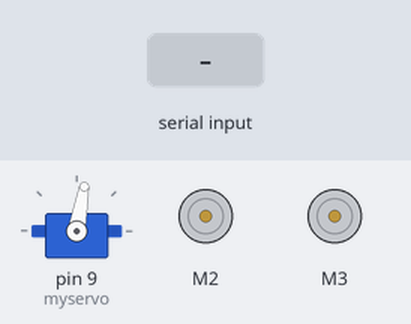
The sketch below on a simulated Arduino Uno, built with avr-gcc and run on an emulated ATmega328P. Parts: servo, 2 × DC motor (green arrow = forward, orange = backward, longer = faster). Inputs (shaded band) come from the test bench.

Above: at 1.2 s.
1.3 s: "c" received over Serial
At 1.5 s:
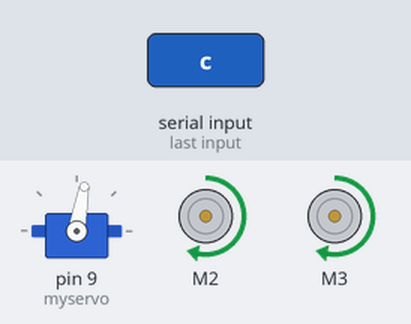
At 2.1 s:
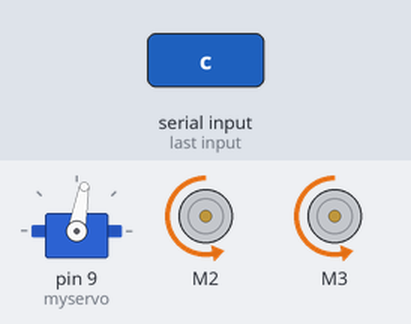
3.8 s: "b" received over Serial
At 4.4 s:
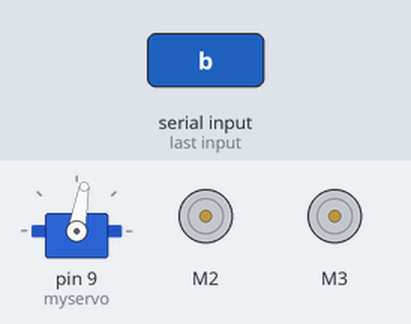
Timing chart, 0 to 6.8 s (numbered marks = the images above; inputs shaded):
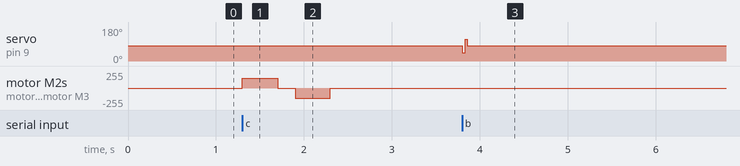

The sketch:

ultrasonic_sketch.ino
```cpp
#include <Servo.h>

#include <AFMotor.h>

AF_DCMotor motor1(2);//right motor
AF_DCMotor motor2(3);//left motor
const int trigPin = A0;
const int echoPin = A1;
float duration, distance;
bool found = 0;
int reading;
bool result;
Servo myservo;	// create servo object to control a servo
int pos;	// variable to store the servo position
int count;
int x; //stores command from python script

void setup() {
  // put your setup code here, to run once:
	pinMode(trigPin, OUTPUT);
	pinMode(echoPin, INPUT);
	Serial.begin(9600);

  // attaches the servo on pin 10 to the servo object
	myservo.attach(9);
  myservo.write(80);
  motor1.setSpeed(150);
  motor2.setSpeed(150);

}

void greet(){
  motor1.run(FORWARD);
  motor2.run(FORWARD);
  delay(600);
  motor1.run(RELEASE);
  motor2.run(RELEASE);
}

void shake_head(){
  myservo.write(45);
  delay(18);
  myservo.write(80);
  delay(18);
  myservo.write(115);
  delay(18);
  myservo.write(80);
}

void dance(){
    motor1.run(FORWARD);
    motor2.run(FORWARD);
    delay(400);
    motor1.run(RELEASE);
    motor2.run(RELEASE);
    delay(200);
    motor1.run(BACKWARD);
    motor2.run(BACKWARD);
    delay(400);
    motor1.run(RELEASE);
    motor2.run(RELEASE);
    delay(1000);
}

float read(){
  digitalWrite(trigPin, LOW);
	delayMicroseconds(2);
	digitalWrite(trigPin, HIGH);
	delayMicroseconds(10);
	digitalWrite(trigPin, LOW);
  duration = pulseIn(echoPin, HIGH);
  distance = (duration/5)/29.1;
  return distance;
}

void loop() {
  // put your main code here, to run repeatedly:
	while (Serial.available()>0)
  {
    x = Serial.read();
    //command 1 asks arduino to check for a nearby object
    if (x == 'a'){
      reading = read();
      Serial.println(reading);
      delay(500);
    }
    //command 2 asks arduino to shake head
    if (x == 'b'){
      shake_head();
    }
    //command 3 asks arduino to dance
    if (x == 'c'){
      dance();
    }
    if (x == 'd'){
      greet();
    }
  }
}
```

Measured:
- after the input at 1.3 s, motor M2, motor M3: stopped → forward 150/255 at once, → stopped 0.40 s later, → backward 150/255 0.20 s later, → stopped 0.40 s later
- after the input at 3.8 s, servo on pin 9 (myservo): 80° → 45° at once, → 115° 0.04 s later, → 80° 0.02 s later
